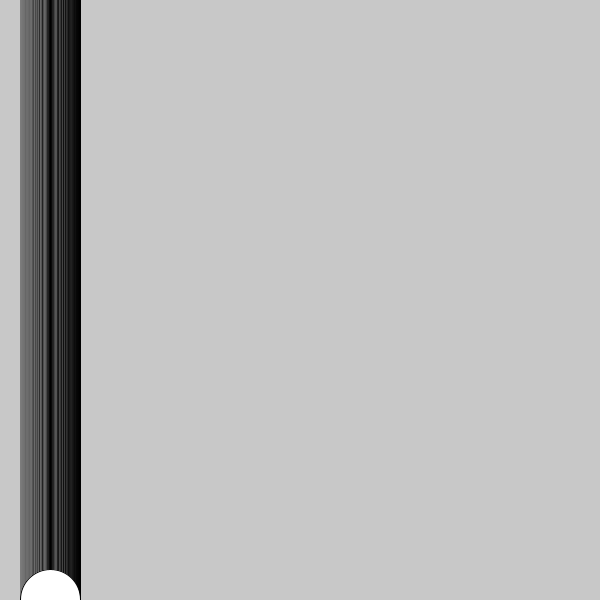
Frame 1 (no input)
Frame 60 (the mouse pressed at the canvas centre just before this capture): blank canvas, image omitted
Frame 120 (the mouse held since frame 60 and released just before this capture): blank canvas, image omitted

The Processing sketch that drew this single still picture (run headless with seeded random() and noise(); from frame 60 on, the mouse is pressed at the canvas centre):

// Processing sketch: Sketch2_Week1
// ── Sketch2_Week1.pde

float y;

void setup () {
  size (600,600);
  
}

void draw () {
  background (200);
  
  while(y<600){
  ellipse (50,y,60,60);
  y++;
  }
  
  
}
